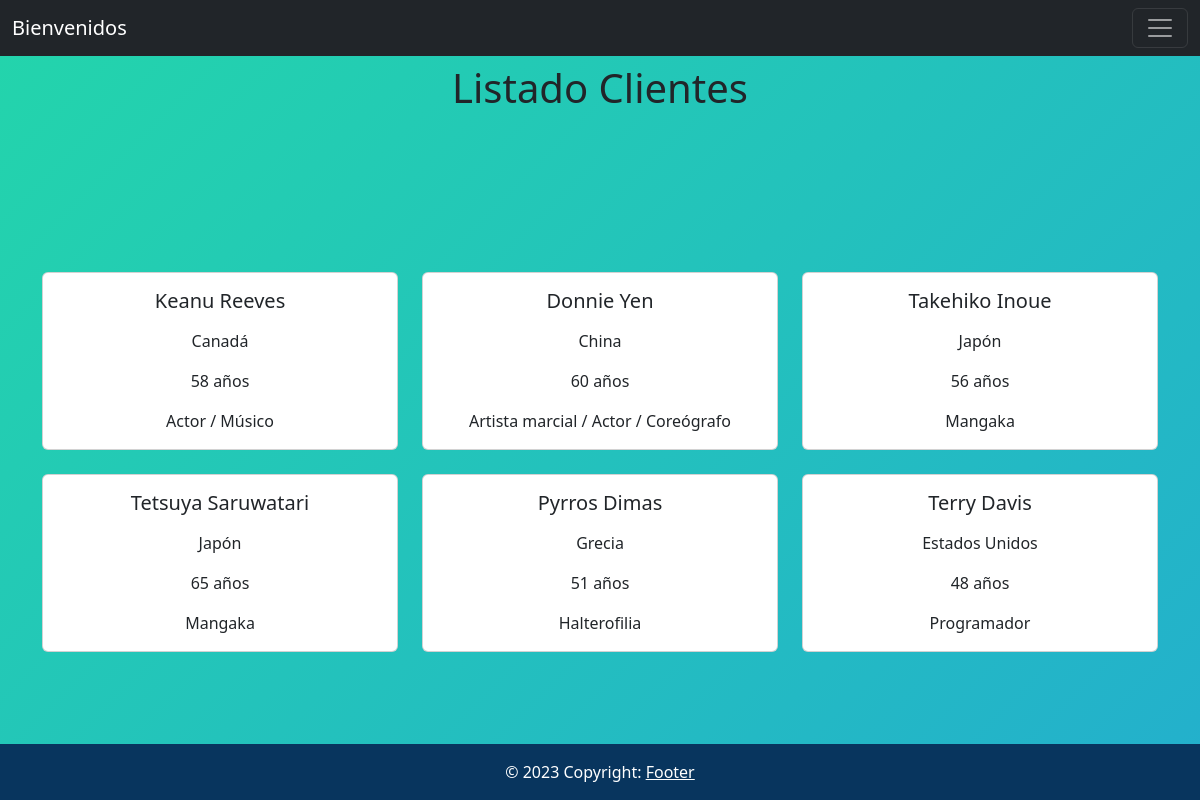
The app's page /inicio/clientes/ with its own data.
### OtroMundoApp/models.py (models this page shows, shortened)
class Cliente(models.Model):
    nombre = models.CharField(max_length=100)
    apellido = models.CharField(max_length=100)
    pais = models.CharField(max_length=50)
    edad = models.IntegerField()
    hobby = models.TextField()

### OtroMundoApp/views.py (the view)
# urls.py: path('clientes/', views.cliente, name='cliente')
def cliente(request):
    contexto_cliente = {
        'clientes':Cliente.objects.all()
    }
    return render(request, 'OtroMundoApp/cliente.html', contexto_cliente)

### OtroMundoApp/templates/OtroMundoApp/cliente.html (shortened to what this page needs)
{% extends 'OtroMundoApp/base.html' %}
{% block clientes %}
<div class="container text-center mt-2">
    <h1>Listado Clientes</h1>
</div>
<div id="clientes" class="container text-center">
    <div class="row row-cols-1 row-cols-md-3 d-flex">
        {% for cliente in clientes %}
        <div class="col mb-4 d-flex">
            <div class="card flex-fill">
                <div class="card-body">
                    <h5 class="card-title">{{cliente.nombre}} {{cliente.apellido}}</h5>
                    <p class="card-text">{{cliente.pais}}</p>
                    <p class="card-text">{{cliente.edad}} años</p>
                    <p class="card-text">{{cliente.hobby}}</p>
                </div>
            </div>
        </div>
        {% if forloop.counter|divisibleby:3 and not forloop.last %}
    </div><div class="row row-cols-1 row-cols-md-3 d-flex">
        {% endif %}
        {% endfor %}
    </div>
</div>
{% endblock %}

### OtroMundoApp/templates/OtroMundoApp/base.html (shortened to what this page needs)
{% load static %}
<!DOCTYPE html>
<html lang="en">
<head>
    <link href="https://cdn.jsdelivr.net/npm/bootstrap@5.3.0/dist/css/bootstrap.min.css" rel="stylesheet">
    <link rel="stylesheet" text="text/css" href="{% static 'OtroMundoApp/landing.css' %}">
</head>
<body>
    {% include 'OtroMundoApp/navbar.html' %}
    {% block clientes %} {% endblock %}
    {% include 'OtroMundoApp/footer.html' %}
</body>
</html>

### OtroMundoApp/templates/OtroMundoApp/navbar.html (shortened to what this page needs)
<nav class="navbar navbar-dark bg-dark static-top">
    <div class="container-fluid">
        <a class="navbar-brand" href="{% url 'inicio' %}">Bienvenidos</a>
        <button class="navbar-toggler" type="button"
            data-bs-toggle="offcanvas"
            data-bs-target="#offcanvasDarkNavbar"
            aria-controls="offcanvasDarkNavbar"
            aria-label="Toggle navigation">
            <span class="navbar-toggler-icon"></span>
        </button>
    </div>
</nav>

### OtroMundoApp/templates/OtroMundoApp/footer.html
<footer class="text-center text-white fixed-bottom" style="background-color: #0a4275;">
    <div class="text-center p-3" style="background-color: rgba(0, 0, 0, 0.2);">
        © 2023 Copyright:
        <a class="text-white" href="#">Footer</a>
    </div>
</footer>

### OtroMundoApp/static/OtroMundoApp/landing.css (style rules this page uses)
body { background: linear-gradient(-45deg, #ee7752, #e73c7e, #23a6d5, #23d5ab); background-size: 400% 400%; animation: gradient 15s ease infinite; }
.card { transition: transform 0.3s; }
#clientes { margin-top: 20vh; }

### records on screen
Cliente: nombre "Keanu", apellido "Reeves", pais "Canadá", edad "58", hobby "Actor / Músico"
Cliente: nombre "Donnie", apellido "Yen", pais "China", edad "60", hobby "Artista marcial / Actor / Coreógrafo"
Cliente: nombre "Takehiko", apellido "Inoue", pais "Japón", edad "56", hobby "Mangaka"
Cliente: nombre "Tetsuya", apellido "Saruwatari", pais "Japón", edad "65", hobby "Mangaka"
Cliente: nombre "Pyrros", apellido "Dimas", pais "Grecia", edad "51", hobby "Halterofilia"
Cliente: nombre "Terry", apellido "Davis", pais "Estados Unidos", edad "48", hobby "Programador"
